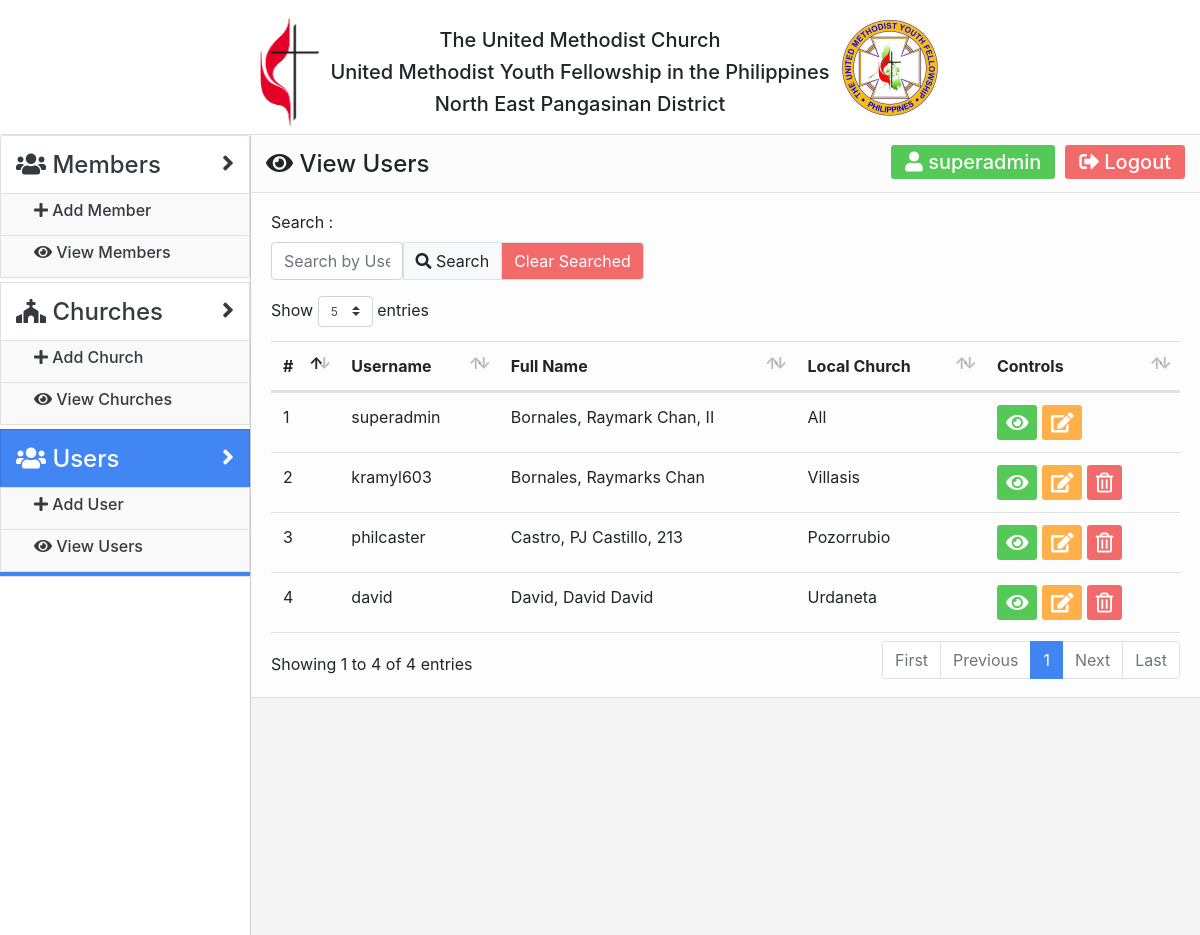
/viewusers.php (signed in), run on the app's committed database.
### tables this page shows
CREATE TABLE `users` (
  `user_ID` int(11) NOT NULL,
  `user_FirstName` varchar(50) NOT NULL,
  `user_MiddleName` varchar(50) DEFAULT NULL,
  `user_LastName` varchar(50) NOT NULL,
  `user_Suffix` varchar(30) DEFAULT NULL,
  `user_UserName` varchar(30) NOT NULL,
  `user_Password` varchar(200) NOT NULL,
  `user_AccountType` varchar(30) NOT NULL,
  `church_ID` int(11) NOT NULL
);

CREATE TABLE `churches` (
  `church_ID` int(11) NOT NULL,
  `church_LocalName` varchar(50) NOT NULL,
  `church_Street` varchar(50) NOT NULL,
  `church_Barangay` varchar(50) NOT NULL,
  `church_Town` varchar(50) NOT NULL,
  `church_Province` varchar(50) NOT NULL,
  `church_ZipCode` varchar(5) NOT NULL
);

### layout/main_layout.php (called while the page is built)
<?php include('layout/header.php'); ?>
<?php include('layout/navigation_side.php'); ?>
<?php include('layout/naviagation_mainbarstart.php'); ?>

### sql/sql_viewusers.php (called while the page is built)
<?php
include('sql/sql_loadchurch.php');
include('sql_connection.php');
if (isset($_POST['button_Search'])) {
  $form_search = $_POST['form_Search'];
  $sql = "SELECT * FROM `users` WHERE `user_LastName` LIKE '%$form_search%' OR `user_FirstName` LIKE '%$form_search%' OR `user_UserName` LIKE '%$form_search%'";
  $result = mysqli_query($conn, $sql);
}else {
  $sql = "SELECT * FROM `users`";
  $result = mysqli_query($conn, $sql);
}

### sql/sql_loadchurch.php (called while the page is built, shortened)
<?php
  function DisplayChurchLocalName($church_ID){
    if ($church_ID == 0) {
      return "All";
    }else {
      include('sql_connection.php');
      $sql2 = "SELECT * FROM `churches` WHERE `church_ID` = $church_ID";
      $result2 = mysqli_query($conn, $sql2);
      if (mysqli_num_rows($result2) > 0) {
        while($row = mysqli_fetch_assoc($result2)) {
          return $row['church_LocalName'];
        }
      }
    }
  }

### viewusers.php (the view, shortened to what this page needs)
<!DOCTYPE html>
<html lang="en" dir="ltr">
  <head>
    <?php include('layout/head.php'); ?>
  </head>
  <body>
    <?php $page_title = '<h4 class="main_title_text"><i class="fas fa-eye"></i> View Users</span></h4>'; ?>
    <?php $page_current = 'users'; ?>
    <?php include('layout/main_layout.php'); ?>
      <form class="form_main border-bottom" method="post">
        <?php include('sql/sql_viewusers.php');?>
        <div class="form-row col-md-12 mx-auto">
          <div class="form-group col-md-12">
          </div>
          <div class="form-group col-md-5">
            <label for="form_Search">Search : </label>
            <br>
            <div class="btn-group" role="group" aria-label="Basic example">
              <input type="text" class="form-control" name="form_Search" value="<?php if (isset($form_search)) { echo $form_search;} ?>" id="form_Search" placeholder="Search by Username/Name...">
              <button type="submit" class="btn btn-light border" name="button_Search"> <i class="fas fa-search"></i> Search</button>
              <button type="submit" class="btn Color_Red border" name="button_Clear">Clear Searched</button>
            </div>
          </div>
          <div class="form-group col-md-12">
            <div class="table-responsive">
              <table class="table table-hover border-bottom" id="table">
                <thead>
                  <tr>
                    <th scope="col">#</th>
                    <th scope="col">Username</th>
                    <th scope="col">Full Name</th>
                    <th scope="col">Local Church</th>
                    <th scope="col">Controls</th>
                  </tr>
                </thead>
                <tbody class="border-bottom">
                  <?php
                    if (mysqli_num_rows($result) > 0) {
                        $record_Number = 0;
                        while($row = mysqli_fetch_assoc($result)) {
                          $user_Suffix = "";
                          if ($row['user_Suffix'] != "") {
                            $user_Suffix = ", " . $row['user_Suffix'];
                          }
                          $record_Number++;
                          ?>
                          <tr>
                            <td><?=$record_Number ?></td>
                            <td><?=$row['user_UserName'] ?></td>
                            <td><?=$row['user_LastName'] . ", " . $row['user_FirstName'] . " " . $row['user_MiddleName'] . $user_Suffix ?></td>
                            <td><?= DisplayChurchLocalName($row['church_ID']);?></td>
                            <td>
                              <a href="viewuser.php?token=<?=$row['user_UserName'] ?>" class="btn btn-sm Color_Green"><i class="fas fa-eye" style="font-size: 20px; padding-top: 3px;"></i></a>
                              <button type="button" class="btn btn-sm Color_Orange" onclick="ModalReParent(edit<?=$row['user_ID']?>)" data-toggle="modal" data-target="#edit<?=$row['user_ID'] ?>"><i class="fas fa-edit" style="font-size: 20px; padding-top: 3px;"></i></button>
                              <?php
                                if ($row['user_AccountType'] != "SuperAdmin" && $_SESSION['user_Username']  != $row['user_UserName'] ) {
                                  ?>
                                    <button type="button" class="btn btn-sm Color_Red" onclick="ModalReParent(delete<?=$row['user_ID']?>)" data-toggle="modal" data-target="#delete<?=$row['user_ID'] ?>"><i class="far fa-trash-alt" style="font-size: 20px; padding-top: 3px;"></i></button>
                                  <?php
                                }
                               ?>
                            </td>
                          </tr>
                          <?php
                        }
                    } else {
                        ?>
                        <tr>
                          <td class="table-active" colspan="5"><h5 style="text-align: center;">No data Available</h5></td>
                        </tr>
                        <?php
                    }
                  ?>
                </tbody>
              </table>
            </div>
          </div>
        </div>
      </form>
    <?php include('layout/naviagation_mainbarend.php'); ?>
  </body>
</html>

### layout/head.php (shortened to what this page needs)
<link rel="stylesheet" href="css/bootstrap/bootstrap.css">
<link rel="stylesheet" href="https://use.fontawesome.com/releases/v5.4.1/css/all.css">
<link rel="stylesheet" href="/css/custom/global.css">
<link href="js/form_validator/theme-default.css" rel="stylesheet" type="text/css" />
<link rel="stylesheet" type="text/css" href="ext/DataTables/datatables.min.css"/>

### layout/header.php
<link rel="stylesheet" href="/css/custom/header.css">
<header class="">
  <nav class="navbar navbar-light border-bottom">
    <div class="mx-auto mainnav">
      <div class="float-left">
        <img class="img_logo1" src="/img/main_logo.png">
      </div>
      <div class="float-left" style="margin-top: 10px;">
        <h5 class="headertext">&nbsp The United Methodist Church &nbsp</h5>
        <h5 class="headertext">&nbsp United Methodist Youth Fellowship in the Philippines &nbsp</h5>
        <h5 class="headertext">&nbsp North East Pangasinan District &nbsp</h5>
      </div>
      <div class="float-left">
        <img class="img_logo2" src="/img/secondary_logo.jpg">
      </div>
    </div>
  </nav>
</header>

### layout/navigation_side.php
<link rel="stylesheet" href="/css/custom/navigation_side.css">
<div class="sidebar">
  <ul class="list-group border-bottom">
    <?php $activestate_members = ""; if ($page_current == "members") { $activestate_members = "activestate"; } ?>
    <li class="list-group-item sidebar_list <?=$activestate_members ?>">
      <div aria-expanded="false" class="sidebar_button <?=$activestate_members ?>"><h4 class="sidebar_button_text "><i class="fas fa-users"></i> Members <i class="fas fa-angle-right float-right"></i></span></h4></div>
    </li>
    <li class="list-group-item sidebar_sublist">
      <a href="addmember.php" class="btn sidebar_subbutton"><h6 class="sidebar_subbutton_text"><i class="fas fa-plus"></i> Add Member</h6></a>
    </li>
    <li class="list-group-item sidebar_sublist">
      <a href="viewmembers.php" class="btn sidebar_subbutton"><h6 class="sidebar_subbutton_text"><i class="fas fa-eye"></i> View Members</h6></a>
    </li>
    <li class="sidebar_list_footer <?=$activestate_members ?>">
    </li>
    <?php if ($_SESSION['user_AccountType'] == "SuperAdmin") {
      ?>
      <?php $activestate_churches = ""; if ($page_current == "churches") { $activestate_churches = "activestate"; } ?>
      <li class="list-group-item sidebar_list <?=$activestate_churches ?>">
        <div aria-expanded="false" class="sidebar_button <?=$activestate_churches ?>"><h4 class="sidebar_button_text "><i class="fas fa-church"></i> Churches <i class="fas fa-angle-right float-right"></i></span></h4></div>
      </li>
      <li class="list-group-item sidebar_sublist">
        <a href="addchurch.php" class="btn sidebar_subbutton"><h6 class="sidebar_subbutton_text"><i class="fas fa-plus"></i> Add Church</h6></a>
      </li>
      <li class="list-group-item sidebar_sublist">
        <a href="viewchurches.php" class="btn sidebar_subbutton"><h6 class="sidebar_subbutton_text"><i class="fas fa-eye"></i> View Churches</h6></a>
      </li>
      <li class="sidebar_list_footer <?=$activestate_churches ?>">
      </li>
      <?php $activestate_user = ""; if ($page_current == "users") { $activestate_user = "activestate"; } ?>
      <li class="list-group-item sidebar_list <?=$activestate_user ?>">
        <div aria-expanded="false" class="sidebar_button <?=$activestate_user ?>"><h4 class="sidebar_button_text "><i class="fas fa-users"></i> Users <i class="fas fa-angle-right float-right"></i></span></h4></div>
      </li>
      <li class="list-group-item sidebar_sublist">
        <a href="adduser.php" class="btn sidebar_subbutton"><h6 class="sidebar_subbutton_text"><i class="fas fa-plus"></i> Add User</h6></a>
      </li>
      <li class="list-group-item sidebar_sublist">
        <a href="viewusers.php" class="btn sidebar_subbutton"><h6 class="sidebar_subbutton_text"><i class="fas fa-eye"></i> View Users</h6></a>
      </li>
      <li class="sidebar_list_footer <?=$activestate_user ?>">
      </li>
      <?php
    } ?>
  </ul>
</div>

### layout/naviagation_mainbarstart.php
<link rel="stylesheet" href="/css/custom/navigation_mainbar.css">
<div class="mainbar">
  <div class="mainbar_nav border-bottom">
    <div class="col-md-12">
      <div class="float-left">
        <?=$page_title?>
      </div>
      <div class="float-right">
        <div class="float-left">
          <a href="viewuser.php?token=<?=$_SESSION['user_Username'] ?>" class="btn btn-sm mainbar_account Color_Green"><h5 class="mainbar_account_text"><i class="fas fa-user"></i> <?=$_SESSION['user_Username'] ?></h5></a>
        </div>
        <div class="float-left">
          <div class="white_space">
          </div>
        </div>
        <div class="float-left">
          <a href="sql/sql_logout.php" class="btn btn-sm mainbar_logout Color_Red"><h5 class="mainbar_logout_text"><i class="fas fa-sign-out-alt"></i> Logout</h5></a>
        </div>
      </div>
    </div>
  </div>
  <div class="main_content">

### layout/naviagation_mainbarend.php
  </div>
</div>

### css/custom/global.css (style rules this page uses)
.form_main { width: 100%; height: 100%; background-color: #fdfdfd; }
.Color_Green { background-color: #54c957; color: #fff; }
.Color_Red { background-color: #f26a6a; color: #fff; }
.Color_Orange { background-color: #ffb049; color: #fff; }

### css/custom/header.css (style rules this page uses)
.img_logo1 { width: 60px; }
.img_logo2 { width: 100px; }
.headertext { text-align: center; }
.mainnav { margin-top: 10px; }

### css/custom/navigation_side.css (style rules this page uses)
.sidebar { width: 250px; float: left; display: block; position: relative; }
.sidebar_button, .sidebar_subbutton { width: 100%; height: auto; text-align: left; color: #343a40; }
.sidebar_button { padding: 5px 15px; }
.sidebar_list_footer { height: 5px; }
.sidebar_subbutton { background-color: #f9f9f9; }
.sidebar_list , .sidebar_sublist { padding: 0; }
.sidebar_button_text { padding-top: 10px; margin-right: 0; }
.sidebar_subbutton_text { margin-left: 20px; }
.activestate { background-color: #4286f4; color: white; }

### css/custom/navigation_mainbar.css (style rules this page uses)
.mainbar { position: relative; margin-left: 250px; margin-right: 0px; width: auto; border-left: 1px solid #ccc; z-index: 50; min-height: 800px; background-color: #f4f4f4; }
.mainbar_nav { width: 100%; height: 58px; background-color: #fcfcfc; }
.mainbar_logout_text, .mainbar_account_text { margin: 0 5px; }
.mainbar_logout, .mainbar_account { width: 100%; height: 100%; text-align: left; margin-top: 10px; }
.main_title_text { margin-top: 15px; }
.white_space { display: block; width: 10px; height: 10px; }
.main_content { width: 100%; height: auto; }

### data on the page
users: user_UserName "superadmin", user_LastName "Bornales", user_FirstName "Raymark", user_MiddleName "Chan", user_Suffix ", II", church_ID "All"
users: user_UserName "kramyl603", user_LastName "Bornales", user_FirstName "Raymarks", user_MiddleName "Chan", church_ID.church_LocalName "Villasis"
users: user_UserName "philcaster", user_LastName "Castro", user_FirstName "PJ", user_MiddleName "Castillo", user_Suffix ", 213", church_ID.church_LocalName "Pozorrubio"
users: user_UserName "david", user_LastName "David", user_FirstName "David", user_MiddleName "David", church_ID.church_LocalName "Urdaneta"

### other printed values
$_SESSION['user_Username'] "superadmin"
